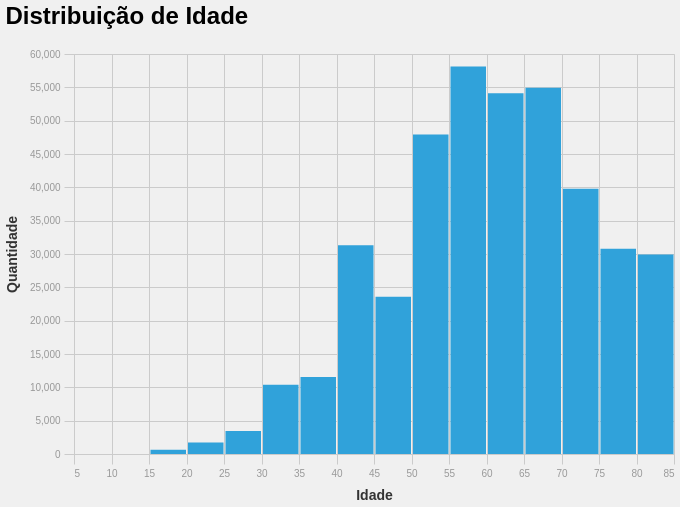

Write notebook code for a chart like this one.
### Markdown cell above
Temos um coeficiente de variação (std / mean) de aproximadamente 23.5%, o que indica uma alta variabilidade nos dados. Irei plotar um histograma para compreender melhor essa variável, mas espero uma curva a esquerda.

### Code cell
# plotagem
(
    alt.Chart(df_idade_train.collect())
    .mark_bar()
    .encode(
        x=alt.X("age_approx", title="Idade").bin(maxbins=20),
        y=alt.Y("count()", title="Quantidade"),
    )
    .properties(width=600, height=400, title="Distribuição de Idade")
)

### Figure 1 — Vega specification as saved in the notebook (floating-point values rounded to 4 significant figures)
{"$schema": "https://vega.github.io/schema/vega/v6.json", "data": [{"name": "source_0", "values": [{"__count": 54109, "bin_maxbins_20_age_approx": 60.0, "bin_maxbins_20_age_approx_end": 65.0}, {"__count": 54946, "bin_maxbins_20_age_approx": 65.0, "bin_maxbins_20_age_approx_end": 70.0}, {"__count": 58123, "bin_maxbins_20_age_approx": 55.0, "bin_maxbins_20_age_approx_end": 60.0}, {"__count": 30801, "bin_maxbins_20_age_approx": 75.0, "bin_maxbins_20_age_approx_end": 80.0}, {"__count": 47924, "bin_maxbins_20_age_approx": 50.0, "bin_maxbins_20_age_approx_end": 55.0}, {"__count": 39775, "bin_maxbins_20_age_approx": 70.0, "bin_maxbins_20_age_approx_end": 75.0}, {"__count": 29943, "bin_maxbins_20_age_approx": 80.0, "bin_maxbins_20_age_approx_end": 85.0}, {"__count": 23580, "bin_maxbins_20_age_approx": 45.0, "bin_maxbins_20_age_approx_end": 50.0}, {"__count": 31297, "bin_maxbins_20_age_approx": 40.0, "bin_maxbins_20_age_approx_end": 45.0}, {"__count": 10400, "bin_maxbins_20_age_approx": 30.0, "bin_maxbins_20_age_approx_end": 35.0}, {"__count": 11543, "bin_maxbins_20_age_approx": 35.0, "bin_maxbins_20_age_approx_end": 40.0}, {"__count": 3433, "bin_maxbins_20_age_approx": 25.0, "bin_maxbins_20_age_approx_end": 30.0}, {"__count": 644, "bin_maxbins_20_age_approx": 15.0, "bin_maxbins_20_age_approx_end": 20.0}, {"__count": 1742, "bin_maxbins_20_age_approx": 20.0, "bin_maxbins_20_age_approx_end": 25.0}, {"__count": 1, "bin_maxbins_20_age_approx": 5.0, "bin_maxbins_20_age_approx_end": 10.0}]}, {"name": "source_0_y_domain___count", "values": [{"min": 1, "max": 58123}]}], "signals": [{"name": "bin_maxbins_20_age_approx_bins", "value": {"fields": ["age_approx"], "fname": "bin_age_approx", "start": 5.0, "step": 5.0, "stop": 85.0}}], "marks": [{"type": "rect", "name": "marks", "from": {"data": "source_0"}, "encode": {"update": {"y2": {"value": 0, "scale": "y"}, "x": {"field": "bin_maxbins_20_age_approx_end", "scale": "x", "offset": {"signal": "0.5 + (abs(scale(\"x\", datum[\"bin_maxbins_20_age_approx_end\"]) - scale(\"x\", datum[\"bin_maxbins_20_age_approx\"])) < 0.25 ? 0.5 * (0.25 - (abs(scale(\"x\", datum[\"bin_maxbins_20_age_approx_end\"]) - scale(\"x\", datum[\"bin_maxbins_20_age_approx\"])))) : -1)"}}, "y": {"field": "__count", "scale": "y"}, "fill": {"value": "#30a2da"}, "x2": {"field": "bin_maxbins_20_age_approx", "scale": "x", "offset": {"signal": "0.5 + (abs(scale(\"x\", datum[\"bin_maxbins_20_age_approx_end\"]) - scale(\"x\", datum[\"bin_maxbins_20_age_approx\"])) < 0.25 ? -0.5 * (0.25 - (abs(scale(\"x\", datum[\"bin_maxbins_20_age_approx_end\"]) - scale(\"x\", datum[\"bin_maxbins_20_age_approx\"])))) : 1)"}}}}, "style": ["bar"]}], "scales": [{"name": "x", "type": "linear", "domain": {"signal": "[bin_maxbins_20_age_approx_bins.start, bin_maxbins_20_age_approx_bins.stop]"}, "range": [0, {"signal": "width"}], "bins": {"signal": "bin_maxbins_20_age_approx_bins"}, "zero": false}, {"name": "y", "type": "linear", "domain": [{"signal": "(data(\"source_0_y_domain___count\")[0] || {}).min"}, {"signal": "(data(\"source_0_y_domain___count\")[0] || {}).max"}], "range": [{"signal": "height"}, 0], "nice": true, "zero": true}], "axes": [{"scale": "x", "orient": "bottom", "tickCount": {"signal": "ceil(width/10)"}, "grid": true, "domain": false, "labels": false, "gridScale": "y", "minExtent": 0, "aria": false, "maxExtent": 0, "ticks": false, "zindex": 0}, {"scale": "y", "domain": false, "minExtent": 0, "zindex": 0, "gridScale": "x", "orient": "left", "maxExtent": 0, "ticks": false, "labels": false, "aria": false, "grid": true, "tickCount": {"signal": "ceil(height/40)"}}, {"scale": "x", "title": "Idade", "labelFlush": true, "orient": "bottom", "tickCount": {"signal": "ceil(width/10)"}, "labelOverlap": true, "grid": false, "zindex": 0}, {"scale": "y", "orient": "left", "grid": false, "title": "Quantidade", "labelOverlap": true, "tickCount": {"signal": "ceil(height/40)"}, "zindex": 0}], "title": {"text": "Distribuição de Idade", "anchor": "start", "offset": 20}, "usermeta": {"embedOptions": {"theme": "fivethirtyeight"}}, "config": {"group": {"fill": "#f0f0f0"}, "path": {"stroke": "#30a2da", "strokeWidth": 0.5}, "range": {"category": ["#30a2da", "#fc4f30", "#e5ae38", "#6d904f", "#8b8b8b", "#b96db8", "#ff9e27", "#56cc60", "#52d2ca", "#52689e", "#545454", "#9fe4f8"], "diverging": ["#cc0020", "#e77866", "#f6e7e1", "#d6e8ed", "#91bfd9", "#1d78b5"], "heatmap": ["#d6e8ed", "#cee0e5", "#91bfd9", "#549cc6", "#1d78b5"]}, "shape": {"stroke": "#30a2da"}, "axis": {"domainColor": "#cbcbcb", "grid": true, "gridColor": "#cbcbcb", "gridWidth": 1, "labelColor": "#999", "labelFontSize": 10, "titleColor": "#333", "tickColor": "#cbcbcb", "tickSize": 10, "titleFontSize": 14, "titlePadding": 10, "labelPadding": 4}, "axisBand": {"grid": false}, "legend": {"labelColor": "#333", "labelFontSize": 11, "padding": 1, "symbolSize": 30, "symbolType": "square", "titleColor": "#333", "titleFontSize": 14, "titlePadding": 10}, "style": {"arc": {"fill": "#30a2da"}, "area": {"fill": "#30a2da"}, "bar": {"fill": "#30a2da", "stroke": null}, "line": {"stroke": "#30a2da", "strokeWidth": 2}, "point": {"shape": "circle"}, "rect": {"fill": "#30a2da"}, "group-title": {"fontSize": 24, "fontWeight": 600}}}, "height": 400, "width": 600, "style": "cell", "background": "#f0f0f0", "padding": 5}
